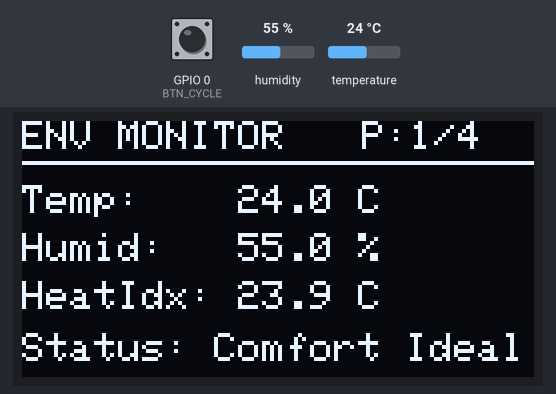
A sketch run on a simulated ESP32-C3. Shown: 128×64 one-colour display. The test bench sets the inputs (shaded band); at power-on: GPIO 0 (BTN_CYCLE) HIGH, humidity 55 %, temperature 24 °C. Random numbers use the default seed unless the sketch sets one.

Above: at 2.7 s.
2.8 s: GPIO 0 (BTN_CYCLE) pulled LOW for 1 s
At 3.2 s:
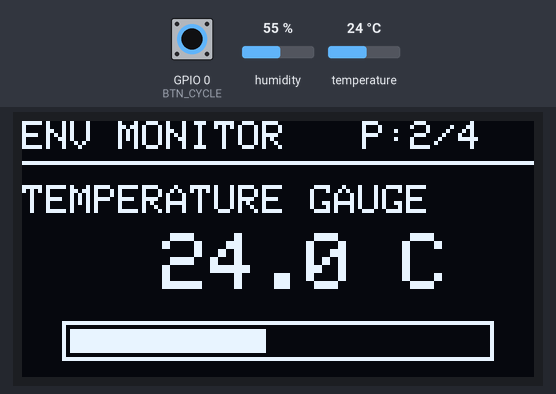
5.5 s: humidity set to 31 %
At 6.4 s:
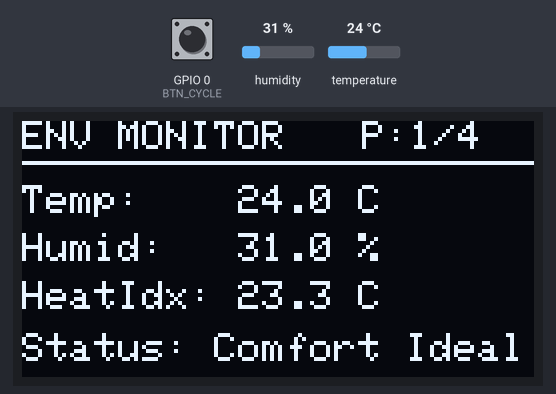
7.2 s: humidity set to 28 %
At 8.4 s:
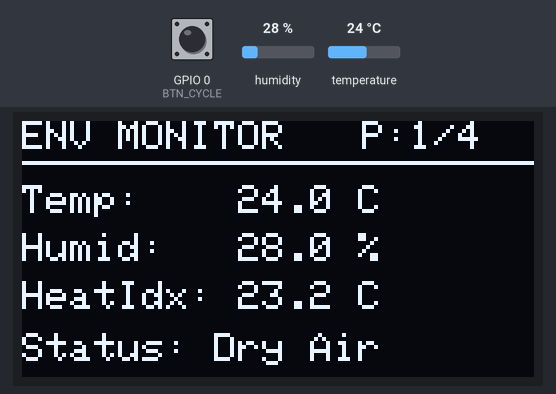
9.3 s: temperature set to 12 °C
At 10.5 s:
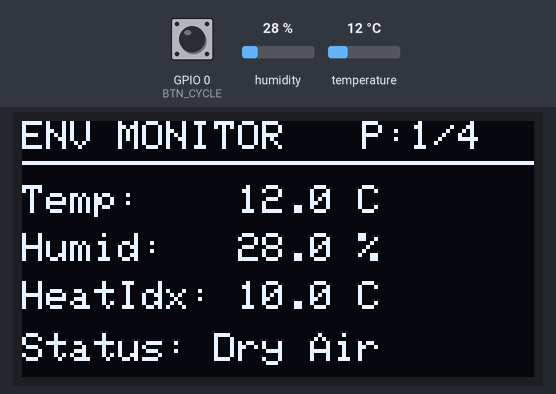
11.3 s: GPIO 0 (BTN_CYCLE) pulled LOW for 0.15 s
At 12.1 s:
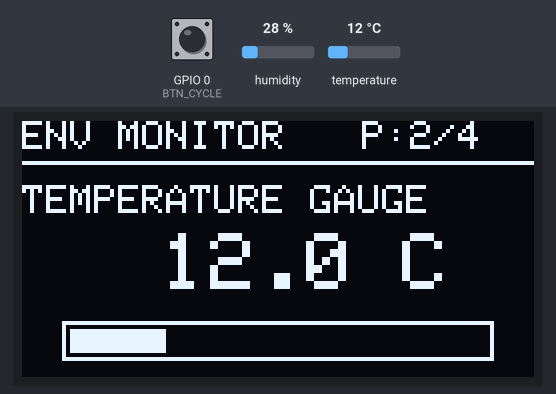
13.0 s: temperature set to 19 °C
At 15.0 s:
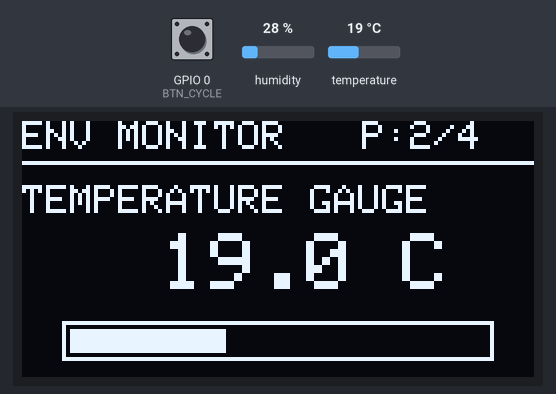
Timing chart, 0 to 16.4 s (numbered marks = the images above; inputs shaded):
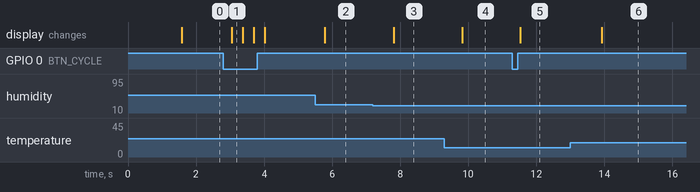

The sketch:

04_environment_sensor_station.ino
```cpp
/*
  Project 04: Environmental Monitoring Station & Gauge Dashboard
  Target MCU: ESP32-C3
  Display: 0.96" / 1.3" I2C OLED (SSD1306 128x64)
  Sensors: DHT22 / DHT11 (or BME280) on GPIO 4 with auto fallback simulation

  Controls:
    - Button (GPIO 0): Cycle screen views (Overview, Temp Gauge, Humidity Gauge, Air Quality)

  Required Libraries:
    - Adafruit_SSD1306 & Adafruit_GFX
    - DHT sensor library by Adafruit
*/

#include <Wire.h>
#include <Adafruit_GFX.h>
#include <Adafruit_SSD1306.h>
#include <DHT.h>

#define SCREEN_WIDTH  128
#define SCREEN_HEIGHT 64
#define OLED_RESET    -1
#define OLED_ADDRESS  0x3C
#define SDA_PIN 8
#define SCL_PIN 9

#define DHTPIN 4
#define DHTTYPE DHT22

#define BTN_CYCLE 0

Adafruit_SSD1306 display(SCREEN_WIDTH, SCREEN_HEIGHT, &Wire, OLED_RESET);
DHT dht(DHTPIN, DHTTYPE);

float tempC = 23.5;
float humidity = 48.0;
float heatIndex = 24.1;
int airQualityIndex = 42; // AQI 0-500 scale
int screenPage = 0; // 0: Overview, 1: Temp Gauge, 2: Humidity Gauge, 3: AQI

void setup() {
  Serial.begin(115200);
  Wire.begin(SDA_PIN, SCL_PIN);
  pinMode(BTN_CYCLE, INPUT_PULLUP);

  if (!display.begin(SSD1306_SWITCHCAPVCC, OLED_ADDRESS)) {
    Serial.println("OLED Init Failed");
    for(;;);
  }

  dht.begin();

  display.clearDisplay();
  display.setTextColor(SSD1306_WHITE);
  display.setTextSize(1);
  display.setCursor(10, 25);
  display.println("ENV Station Booting");
  display.setCursor(10, 40);
  display.println("Initializing DHT22...");
  display.display();
  delay(1500);
}

void loop() {
  // Read Button to cycle screen
  if (digitalRead(BTN_CYCLE) == LOW) {
    screenPage = (screenPage + 1) % 4;
    delay(200); // Debounce
  }

  // Read Sensor (or simulate slight variations if disconnected)
  float t = dht.readTemperature();
  float h = dht.readHumidity();

  if (!isnan(t) && !isnan(h)) {
    tempC = t;
    humidity = h;
    heatIndex = dht.computeHeatIndex(tempC, humidity, false);
  } else {
    // Simulated smooth movement for testing
    tempC += (random(-5, 6) / 10.0);
    if (tempC < 15.0) tempC = 15.0;
    if (tempC > 38.0) tempC = 38.0;

    humidity += (random(-8, 9) / 10.0);
    if (humidity < 20.0) humidity = 20.0;
    if (humidity > 90.0) humidity = 90.0;
  }

  renderPage();
  delay(100);
}

void drawProgressBar(int x, int y, int w, int h, float percent) {
  display.drawRect(x, y, w, h, SSD1306_WHITE);
  int fillWidth = (int)((w - 4) * (percent / 100.0));
  if (fillWidth > w - 4) fillWidth = w - 4;
  if (fillWidth < 0) fillWidth = 0;
  display.fillRect(x + 2, y + 2, fillWidth, h - 4, SSD1306_WHITE);
}

void renderPage() {
  display.clearDisplay();

  // Header Bar
  display.setTextSize(1);
  display.setCursor(0, 0);
  display.print("ENV MONITOR");
  display.setCursor(85, 0);
  display.printf("P:%d/4", screenPage + 1);
  display.drawFastHLine(0, 10, 128, SSD1306_WHITE);

  if (screenPage == 0) { // Overview Page
    display.setTextSize(1);
    display.setCursor(0, 16);
    display.printf("Temp:    %.1f C", tempC);
    display.setCursor(0, 28);
    display.printf("Humid:   %.1f %%", humidity);
    display.setCursor(0, 40);
    display.printf("HeatIdx: %.1f C", heatIndex);

    display.setCursor(0, 53);
    if (humidity > 70) display.print("Status: Humid / Damp");
    else if (humidity < 30) display.print("Status: Dry Air");
    else display.print("Status: Comfort Ideal");

  } else if (screenPage == 1) { // Temp Gauge Page
    display.setTextSize(1);
    display.setCursor(0, 16);
    display.print("TEMPERATURE GAUGE");
    display.setTextSize(2);
    display.setCursor(35, 28);
    display.printf("%.1f C", tempC);

    // Temp range 0 to 50 C
    float tempPct = (tempC / 50.0) * 100.0;
    drawProgressBar(10, 50, 108, 10, tempPct);

  } else if (screenPage == 2) { // Humidity Gauge Page
    display.setTextSize(1);
    display.setCursor(0, 16);
    display.print("HUMIDITY LEVEL");
    display.setTextSize(2);
    display.setCursor(35, 28);
    display.printf("%.1f %%", humidity);

    drawProgressBar(10, 50, 108, 10, humidity);

  } else if (screenPage == 3) { // Air Quality Index Page
    display.setTextSize(1);
    display.setCursor(0, 16);
    display.print("AIR QUALITY (AQI)");
    display.setTextSize(2);
    display.setCursor(40, 28);
    display.printf("%d", airQualityIndex);

    float aqiPct = (airQualityIndex / 200.0) * 100.0;
    drawProgressBar(10, 50, 108, 10, aqiPct);
  }

  display.display();
}
```

Measured:
- the behaviour switches between 30 and 29 % on humidity (found by bisection; images 2 and 3)
- after the input at 2.8 s, the display: changes after 0.24 s (image 1)
- after the input at 5.5 s, the display: changes after 0.29 s (image 2)
- after the input at 7.2 s, the display: changes after 0.60 s (image 3)
- after the input at 9.3 s, the display: changes after 0.52 s (image 4)
- after the input at 11.3 s, the display: changes after 0.23 s (image 5)
- after the input at 13.0 s, the display: changes after 0.92 s (image 6)
